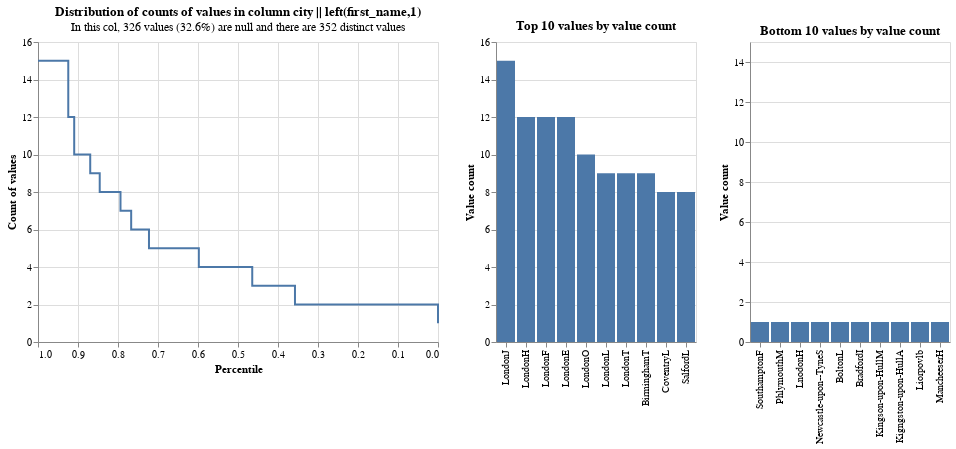

This figure's notebook cell:
### Code cell
linker.profile_columns("city || left(first_name,1) ")

### Figure 1 — Vega-Lite specification as saved in the notebook (floating-point values rounded to 4 significant figures)
{"$schema": "https://vega.github.io/schema/vega-lite/v4.8.1.json", "config": {"view": {"continuousHeight": 300, "continuousWidth": 400}}, "vconcat": [{"hconcat": [{"data": {"values": [{"distinct_value_count": 352, "group_name": "city_left_first_name_1_", "percentile_ex_nulls": 0.9777, "percentile_inc_nulls": 0.985, "sum_tokens_in_value_count_group": 15, "total_non_null_rows": 674, "total_rows_inc_nulls": 1000, "value_count": 15}, {"distinct_value_count": 352, "group_name": "city_left_first_name_1_", "percentile_ex_nulls": 0.9243, "percentile_inc_nulls": 0.949, "sum_tokens_in_value_count_group": 36, "total_non_null_rows": 674, "total_rows_inc_nulls": 1000, "value_count": 12}, {"distinct_value_count": 352, "group_name": "city_left_first_name_1_", "percentile_ex_nulls": 0.9095, "percentile_inc_nulls": 0.939, "sum_tokens_in_value_count_group": 10, "total_non_null_rows": 674, "total_rows_inc_nulls": 1000, "value_count": 10}, {"distinct_value_count": 352, "group_name": "city_left_first_name_1_", "percentile_ex_nulls": 0.8694, "percentile_inc_nulls": 0.912, "sum_tokens_in_value_count_group": 27, "total_non_null_rows": 674, "total_rows_inc_nulls": 1000, "value_count": 9}, {"distinct_value_count": 352, "group_name": "city_left_first_name_1_", "percentile_ex_nulls": 0.8457, "percentile_inc_nulls": 0.896, "sum_tokens_in_value_count_group": 16, "total_non_null_rows": 674, "total_rows_inc_nulls": 1000, "value_count": 8}, {"distinct_value_count": 352, "group_name": "city_left_first_name_1_", "percentile_ex_nulls": 0.7938, "percentile_inc_nulls": 0.861, "sum_tokens_in_value_count_group": 35, "total_non_null_rows": 674, "total_rows_inc_nulls": 1000, "value_count": 7}, {"distinct_value_count": 352, "group_name": "city_left_first_name_1_", "percentile_ex_nulls": 0.7671, "percentile_inc_nulls": 0.843, "sum_tokens_in_value_count_group": 18, "total_non_null_rows": 674, "total_rows_inc_nulls": 1000, "value_count": 6}, {"distinct_value_count": 352, "group_name": "city_left_first_name_1_", "percentile_ex_nulls": 0.7226, "percentile_inc_nulls": 0.813, "sum_tokens_in_value_count_group": 30, "total_non_null_rows": 674, "total_rows_inc_nulls": 1000, "value_count": 5}, {"distinct_value_count": 352, "group_name": "city_left_first_name_1_", "percentile_ex_nulls": 0.5979, "percentile_inc_nulls": 0.729, "sum_tokens_in_value_count_group": 84, "total_non_null_rows": 674, "total_rows_inc_nulls": 1000, "value_count": 4}, {"distinct_value_count": 352, "group_name": "city_left_first_name_1_", "percentile_ex_nulls": 0.4644, "percentile_inc_nulls": 0.639, "sum_tokens_in_value_count_group": 90, "total_non_null_rows": 674, "total_rows_inc_nulls": 1000, "value_count": 3}, {"distinct_value_count": 352, "group_name": "city_left_first_name_1_", "percentile_ex_nulls": 0.3576, "percentile_inc_nulls": 0.567, "sum_tokens_in_value_count_group": 72, "total_non_null_rows": 674, "total_rows_inc_nulls": 1000, "value_count": 2}, {"distinct_value_count": 352, "group_name": "city_left_first_name_1_", "percentile_ex_nulls": 0, "percentile_inc_nulls": 0.326, "sum_tokens_in_value_count_group": 241, "total_non_null_rows": 674, "total_rows_inc_nulls": 1000, "value_count": 1}, {"distinct_value_count": 352, "group_name": "city_left_first_name_1_", "percentile_ex_nulls": 1, "percentile_inc_nulls": 1, "sum_tokens_in_value_count_group": 15, "total_non_null_rows": 674, "total_rows_inc_nulls": 1000, "value_count": 15}]}, "encoding": {"tooltip": [{"field": "value_count", "type": "quantitative"}, {"field": "percentile_ex_nulls", "type": "quantitative"}, {"field": "percentile_inc_nulls", "type": "quantitative"}, {"field": "total_non_null_rows", "type": "quantitative"}, {"field": "total_rows_inc_nulls", "type": "quantitative"}], "x": {"field": "percentile_ex_nulls", "sort": "descending", "title": "Percentile", "type": "quantitative"}, "y": {"field": "value_count", "title": "Count of values", "type": "quantitative"}}, "mark": {"interpolate": "step-after", "type": "line"}, "title": {"subtitle": "In this col, 326 values (32.6%) are null and there are 352 distinct values", "text": "Distribution of counts of values in column city || left(first_name,1) "}}, {"data": {"values": [{"distinct_value_count": 352, "group_name": "city_left_first_name_1_", "total_non_null_rows": 674, "total_rows_inc_nulls": 1000, "value": "LondonJ", "value_count": 15}, {"distinct_value_count": 352, "group_name": "city_left_first_name_1_", "total_non_null_rows": 674, "total_rows_inc_nulls": 1000, "value": "LondonH", "value_count": 12}, {"distinct_value_count": 352, "group_name": "city_left_first_name_1_", "total_non_null_rows": 674, "total_rows_inc_nulls": 1000, "value": "LondonF", "value_count": 12}, {"distinct_value_count": 352, "group_name": "city_left_first_name_1_", "total_non_null_rows": 674, "total_rows_inc_nulls": 1000, "value": "LondonE", "value_count": 12}, {"distinct_value_count": 352, "group_name": "city_left_first_name_1_", "total_non_null_rows": 674, "total_rows_inc_nulls": 1000, "value": "LondonO", "value_count": 10}, {"distinct_value_count": 352, "group_name": "city_left_first_name_1_", "total_non_null_rows": 674, "total_rows_inc_nulls": 1000, "value": "LondonL", "value_count": 9}, {"distinct_value_count": 352, "group_name": "city_left_first_name_1_", "total_non_null_rows": 674, "total_rows_inc_nulls": 1000, "value": "LondonT", "value_count": 9}, {"distinct_value_count": 352, "group_name": "city_left_first_name_1_", "total_non_null_rows": 674, "total_rows_inc_nulls": 1000, "value": "BirminghamT", "value_count": 9}, {"distinct_value_count": 352, "group_name": "city_left_first_name_1_", "total_non_null_rows": 674, "total_rows_inc_nulls": 1000, "value": "CoventryL", "value_count": 8}, {"distinct_value_count": 352, "group_name": "city_left_first_name_1_", "total_non_null_rows": 674, "total_rows_inc_nulls": 1000, "value": "SalfordL", "value_count": 8}]}, "encoding": {"tooltip": [{"field": "value", "type": "nominal"}, {"field": "value_count", "type": "quantitative"}, {"field": "total_non_null_rows", "type": "quantitative"}, {"field": "total_rows_inc_nulls", "type": "quantitative"}], "x": {"field": "value", "sort": "-y", "title": null, "type": "nominal"}, "y": {"field": "value_count", "title": "Value count", "type": "quantitative"}}, "mark": "bar", "title": "Top 10 values by value count"}, {"data": {"values": [{"distinct_value_count": 352, "group_name": "city_left_first_name_1_", "total_non_null_rows": 674, "total_rows_inc_nulls": 1000, "value": "SouthamptonF", "value_count": 1}, {"distinct_value_count": 352, "group_name": "city_left_first_name_1_", "total_non_null_rows": 674, "total_rows_inc_nulls": 1000, "value": "PhlymouthM", "value_count": 1}, {"distinct_value_count": 352, "group_name": "city_left_first_name_1_", "total_non_null_rows": 674, "total_rows_inc_nulls": 1000, "value": "LnodonH", "value_count": 1}, {"distinct_value_count": 352, "group_name": "city_left_first_name_1_", "total_non_null_rows": 674, "total_rows_inc_nulls": 1000, "value": "Newcastle-upon--TyneS", "value_count": 1}, {"distinct_value_count": 352, "group_name": "city_left_first_name_1_", "total_non_null_rows": 674, "total_rows_inc_nulls": 1000, "value": "BoltonL", "value_count": 1}, {"distinct_value_count": 352, "group_name": "city_left_first_name_1_", "total_non_null_rows": 674, "total_rows_inc_nulls": 1000, "value": "BradfordI", "value_count": 1}, {"distinct_value_count": 352, "group_name": "city_left_first_name_1_", "total_non_null_rows": 674, "total_rows_inc_nulls": 1000, "value": "Kingson-upon-HullM", "value_count": 1}, {"distinct_value_count": 352, "group_name": "city_left_first_name_1_", "total_non_null_rows": 674, "total_rows_inc_nulls": 1000, "value": "Kigngston-upon-HullA", "value_count": 1}, {"distinct_value_count": 352, "group_name": "city_left_first_name_1_", "total_non_null_rows": 674, "total_rows_inc_nulls": 1000, "value": "Liorpovlb", "value_count": 1}, {"distinct_value_count": 352, "group_name": "city_left_first_name_1_", "total_non_null_rows": 674, "total_rows_inc_nulls": 1000, "value": "MancheeserH", "value_count": 1}]}, "encoding": {"tooltip": [{"field": "value", "type": "nominal"}, {"field": "value_count", "type": "quantitative"}, {"field": "total_non_null_rows", "type": "quantitative"}, {"field": "total_rows_inc_nulls", "type": "quantitative"}], "x": {"field": "value", "sort": "-y", "title": null, "type": "nominal"}, "y": {"field": "value_count", "scale": {"domain": [0, 15]}, "title": "Value count", "type": "quantitative"}}, "mark": "bar", "title": "Bottom 10 values by value count"}]}]}
